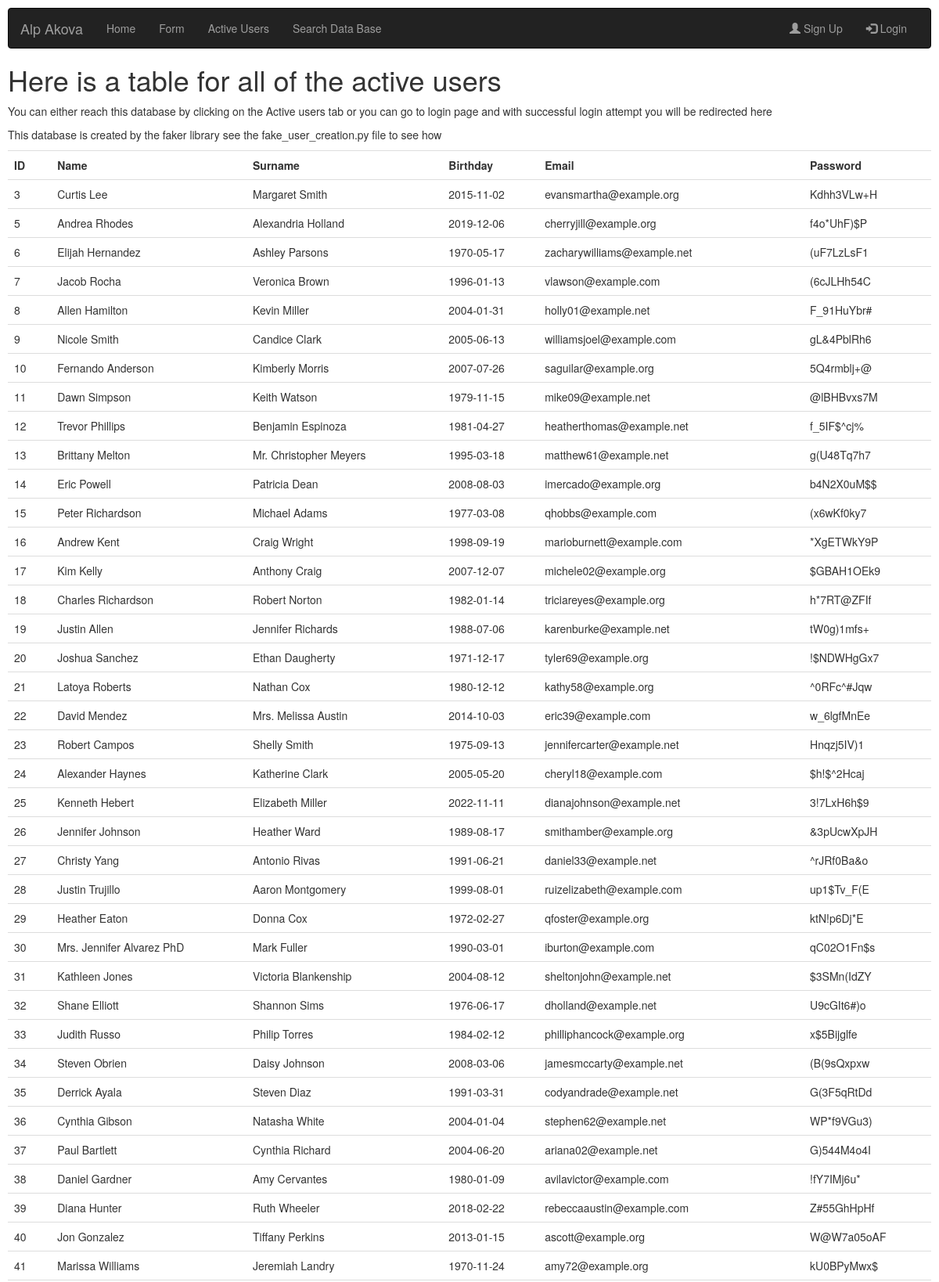
Screenshot of /users (upper part) with the database file from the repository.
### app.py (models this page shows, shortened)
class User(db.Model):
    __tablename__ = 'Users'
    id = db.Column(db.Integer, primary_key=True)
    name = db.Column(db.String(50), nullable=False)
    surname = db.Column(db.String(50), nullable=False)
    birthday = db.Column(db.String(50), nullable=False)
    email = db.Column(db.String(50), nullable=False,)
    password = db.Column(db.String(50), nullable=False,)

### app.py (the view)
@app.route('/users')
def users():
    all_users = User.query.all()
    return render_template('userlists.html', all_users=all_users)

### templates/userlists.html
{%extends 'base.html'%} {%block content%}
      <h1>Here is a table for all of the active users</h1>
      <p>You can either reach this database by clicking on the Active users tab or you can go to login page and with successful login attempt you will be redirected here</p>
      <p>This database is created by the faker library see the fake_user_creation.py file to see how</p>
      <table class="table">
        <tr>
          <th>ID</th>
          <th>Name</th>
          <th>Surname</th>
          <th>Birthday</th>
          <th>Email</th>
          <th>Password</th>
        </tr>
        {% for user in all_users %}
        <tr>
        <td>{{user.id}}</td>
          <td>{{user.name}}</td>
          <td>{{user.surname}}</td>
          <td>{{user.birthday}}</td>
        <td>{{user.email}}</td>
        <td>{{user.password}}</td>
        </tr>
        {% endfor %}
      </table>
{%endblock%}

### templates/base.html (shortened to what this page needs)
<!DOCTYPE html>
<html lang="en">
  <head>
    <link
      rel="stylesheet"
      href="https://maxcdn.bootstrapcdn.com/bootstrap/3.4.1/css/bootstrap.min.css"
    />
  </head>
  <body>
    <nav class="navbar navbar-inverse">
      <div class="container-fluid">
        <div class="navbar-header">
          <a class="navbar-brand" href="#">Alp Akova</a>
        </div>
        <div class="collapse navbar-collapse" id="myNavbar">
          <ul class="nav navbar-nav">
            <li><a href="{{url_for('index')}}">Home</a></li>
            <li><a href="{{url_for('page')}}">Form</a></li>
            <li><a href="{{url_for('users')}}">Active Users</a></li>
            <li><a href="{{url_for('buttons')}}">Search Data Base</a></li>
          </ul>
          <ul class="nav navbar-nav navbar-right">
            <li><a href="{{url_for('page')}}"><span class="glyphicon glyphicon-user"></span> Sign Up</a></li>
            <li><a href="{{url_for('login')}}"><span class="glyphicon glyphicon-log-in"></span> Login</a></li>
          </ul>
        </div>
      </div>
    </nav>
    {%block content%} {%endblock%}
  </body>
</html>

### templates/base.html (style rules this page uses)
body { padding: 1rem; }

### rows the page displays
User: id "3", name "Curtis Lee", surname "Margaret Smith", birthday "2015-11-02", email "evansmartha@example.org", password "Kdhh3VLw+H"
User: id "5", name "Andrea Rhodes", surname "Alexandria Holland", birthday "2019-12-06", email "cherryjill@example.org", password "f4o*UhF)$P"
User: id "6", name "Elijah Hernandez", surname "Ashley Parsons", birthday "1970-05-17", email "zacharywilliams@example.net", password "(uF7LzLsF1"
User: id "7", name "Jacob Rocha", surname "Veronica Brown", birthday "1996-01-13", email "vlawson@example.com", password "(6cJLHh54C"
User: id "8", name "Allen Hamilton", surname "Kevin Miller", birthday "2004-01-31", email "holly01@example.net", password "F_91HuYbr#"
User: id "9", name "Nicole Smith", surname "Candice Clark", birthday "2005-06-13", email "williamsjoel@example.com", password "gL&4PblRh6"
User: id "10", name "Fernando Anderson", surname "Kimberly Morris", birthday "2007-07-26", email "saguilar@example.org", password "5Q4rmblj+@"
User: id "11", name "Dawn Simpson", surname "Keith Watson", birthday "1979-11-15", email "mike09@example.net", password "@lBHBvxs7M"
User: id "12", name "Trevor Phillips", surname "Benjamin Espinoza", birthday "1981-04-27", email "heatherthomas@example.net", password "f_5IF$^cj%"
User: id "13", name "Brittany Melton", surname "Mr. Christopher Meyers", birthday "1995-03-18", email "matthew61@example.net", password "g(U48Tq7h7"
User: id "14", name "Eric Powell", surname "Patricia Dean", birthday "2008-08-03", email "imercado@example.org", password "b4N2X0uM$$"
User: id "15", name "Peter Richardson", surname "Michael Adams", birthday "1977-03-08", email "qhobbs@example.com", password "(x6wKf0ky7"
User: id "16", name "Andrew Kent", surname "Craig Wright", birthday "1998-09-19", email "marioburnett@example.com", password "*XgETWkY9P"
User: id "17", name "Kim Kelly", surname "Anthony Craig", birthday "2007-12-07", email "michele02@example.org", password "$GBAH1OEk9"
User: id "18", name "Charles Richardson", surname "Robert Norton", birthday "1982-01-14", email "triciareyes@example.org", password "h*7RT@ZFIf"
User: id "19", name "Justin Allen", surname "Jennifer Richards", birthday "1988-07-06", email "karenburke@example.net", password "tW0g)1mfs+"
User: id "20", name "Joshua Sanchez", surname "Ethan Daugherty", birthday "1971-12-17", email "tyler69@example.org", password "!$NDWHgGx7"
User: id "21", name "Latoya Roberts", surname "Nathan Cox", birthday "1980-12-12", email "kathy58@example.org", password "^0RFc^#Jqw"
User: id "22", name "David Mendez", surname "Mrs. Melissa Austin", birthday "2014-10-03", email "eric39@example.com", password "w_6lgfMnEe"
User: id "23", name "Robert Campos", surname "Shelly Smith", birthday "1975-09-13", email "jennifercarter@example.net", password "Hnqzj5IV)1"
User: id "24", name "Alexander Haynes", surname "Katherine Clark", birthday "2005-05-20", email "cheryl18@example.com", password "$h!$^2Hcaj"
User: id "25", name "Kenneth Hebert", surname "Elizabeth Miller", birthday "2022-11-11", email "dianajohnson@example.net", password "3!7LxH6h$9"
User: id "26", name "Jennifer Johnson", surname "Heather Ward", birthday "1989-08-17", email "smithamber@example.org", password "&3pUcwXpJH"
User: id "27", name "Christy Yang", surname "Antonio Rivas", birthday "1991-06-21", email "daniel33@example.net", password "^rJRf0Ba&o"
User: id "28", name "Justin Trujillo", surname "Aaron Montgomery", birthday "1999-08-01", email "ruizelizabeth@example.com", password "up1$Tv_F(E"
User: id "29", name "Heather Eaton", surname "Donna Cox", birthday "1972-02-27", email "qfoster@example.org", password "ktN!p6Dj*E"
User: id "30", name "Mrs. Jennifer Alvarez PhD", surname "Mark Fuller", birthday "1990-03-01", email "iburton@example.com", password "qC02O1Fn$s"
User: id "31", name "Kathleen Jones", surname "Victoria Blankenship", birthday "2004-08-12", email "sheltonjohn@example.net", password "$3SMn(IdZY"
User: id "32", name "Shane Elliott", surname "Shannon Sims", birthday "1976-06-17", email "dholland@example.net", password "U9cGIt6#)o"
User: id "33", name "Judith Russo", surname "Philip Torres", birthday "1984-02-12", email "philliphancock@example.org", password "x$5Bijglfe"
User: id "34", name "Steven Obrien", surname "Daisy Johnson", birthday "2008-03-06", email "jamesmccarty@example.net", password "(B(9sQxpxw"
User: id "35", name "Derrick Ayala", surname "Steven Diaz", birthday "1991-03-31", email "codyandrade@example.net", password "G(3F5qRtDd"
User: id "36", name "Cynthia Gibson", surname "Natasha White", birthday "2004-01-04", email "stephen62@example.net", password "WP*f9VGu3)"
User: id "37", name "Paul Bartlett", surname "Cynthia Richard", birthday "2004-06-20", email "ariana02@example.net", password "G)544M4o4I"
User: id "38", name "Daniel Gardner", surname "Amy Cervantes", birthday "1980-01-09", email "avilavictor@example.com", password "!fY7IMj6u*"
User: id "39", name "Diana Hunter", surname "Ruth Wheeler", birthday "2018-02-22", email "rebeccaaustin@example.com", password "Z#55GhHpHf"
User: id "40", name "Jon Gonzalez", surname "Tiffany Perkins", birthday "2013-01-15", email "ascott@example.org", password "W@W7a05oAF"
User: id "41", name "Marissa Williams", surname "Jeremiah Landry", birthday "1970-11-24", email "amy72@example.org", password "kU0BPyMwx$"
